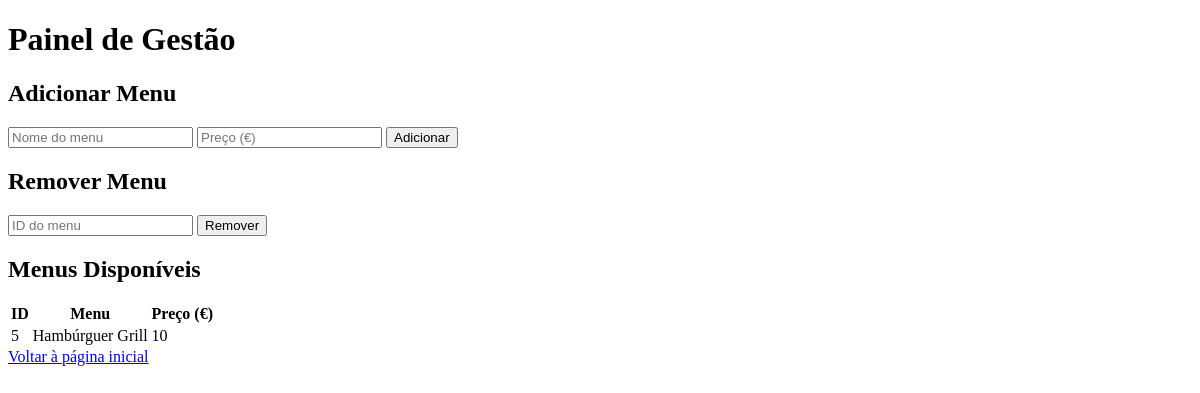
/gestao.php, run on an earlier commit of the app's database.
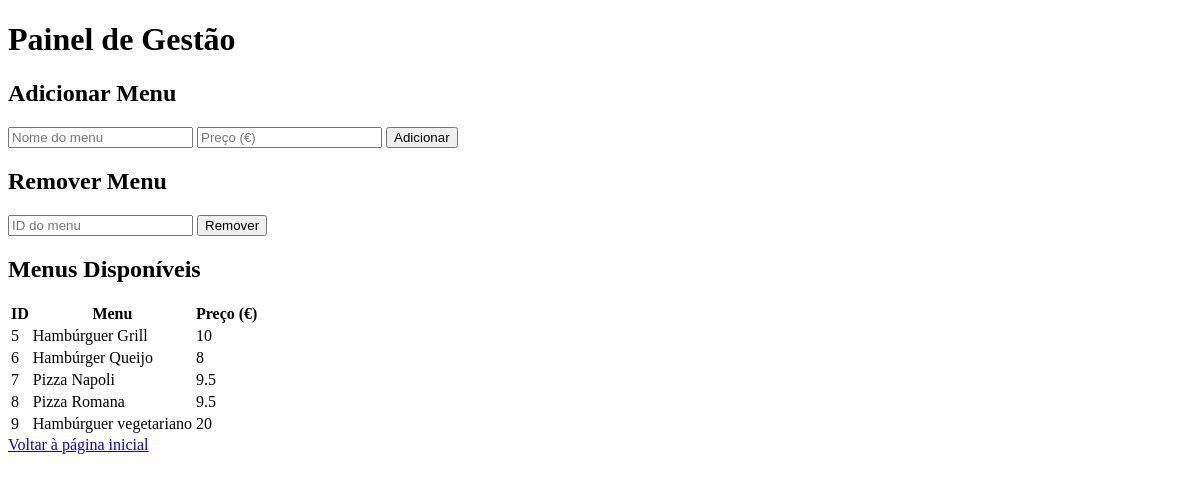
And on a later commit of the database.
### tables this page shows
CREATE TABLE Menus (
        id INTEGER PRIMARY KEY AUTOINCREMENT,
        menu TEXT NOT NULL,
        preco REAL NOT NULL
    );

### scripts/gestao.php (the view, shortened to what this page needs)
<?php
$db = new sqlite3('menus.db');
$db->exec("
    CREATE TABLE IF NOT EXISTS Menus (
        id INTEGER PRIMARY KEY AUTOINCREMENT,
        menu TEXT NOT NULL,
        preco REAL NOT NULL
    )
");
$result = $db->query("SELECT * FROM Menus");
echo '<table>';
echo '<tr><th>ID</th><th>Menu</th><th>Preço (€)</th></tr>';
while ($row = $result->fetchArray()) {
    echo "<tr><td>{$row['id']}</td><td>{$row['menu']}</td><td>{$row['preco']}</td></tr>";
}
echo '</table>';
?>

### gestao.php (shortened to what this page needs)
<!DOCTYPE html>
<html lang="pt">
<head>
</head>
<body>
  <main>
    <h1>Painel de Gestão</h1>
    <section>
      <h2>Adicionar Menu</h2>
      <form method="POST" action="">
        <input type="text" name="new_menu" placeholder="Nome do menu" required>
        <input type="number" name="new_price" placeholder="Preço (€)" step="0.01" required>
        <button type="submit" name="add_menu">Adicionar</button>
      </form>
    </section>
    <section>
      <h2>Remover Menu</h2>
      <form method="POST" action="">
        <input type="number" name="delete_id" placeholder="ID do menu" required>
        <button type="submit" name="delete_menu">Remover</button>
      </form>
    </section>
    <section>
      <h2>Menus Disponíveis</h2>
      <?php include 'scripts/gestao.php'; ?>
    </section>
    <a href="index.php">Voltar à página inicial</a>
  </main>
</body>
</html>

What changed in the data, as far as the page shows it:
added menus: id "6", menu "Hambúrger Queijo", preco "8"
added menus: id "7", menu "Pizza Napoli", preco "9.5"
added menus: id "8", menu "Pizza Romana", preco "9.5"
added menus: id "9", menu "Hambúrguer vegetariano", preco "20"
